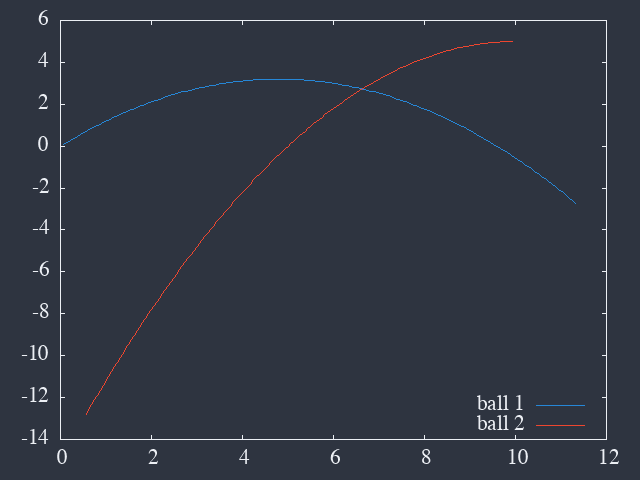

This figure's gnuplot source:
set terminal dumb ansi256
set key bottom right
plot "trajectory.dat" u 1:2 w l title "ball 1",\
    "" u 3:4 w l title "ball 2"

call '../../scripts/set-png.gp' 'traj.png'
